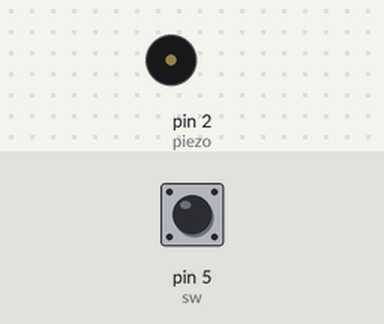
This sketch was run on a simulated Arduino Uno, built with avr-gcc and run on an emulated ATmega328P. Shown: buzzer (waves = sounding). The inputs (shaded band) are chosen by the test bench; at power-on: pin 5 (sw) HIGH.

Above: at 1.2 s.
1.3 s: pin 5 (sw) pulled LOW for 0.15 s
At 2.2 s:
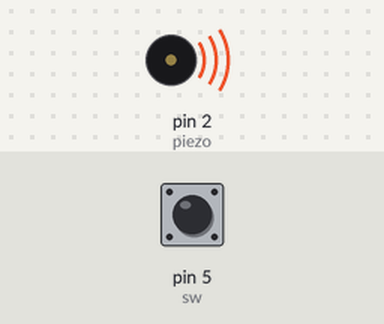
4.4 s: pin 5 (sw) pulled LOW for 1 s
8.4 s: pin 5 (sw) pulled LOW for 3.2 s
Timing chart, 0 to 14.8 s (numbered marks = the images above; inputs shaded):
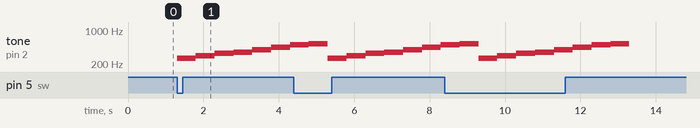

Measured:
- after the input at 1.3 s, tone on pin 2 (piezo): plays 261 Hz for 0.50 s, 294 Hz for 0.50 s, 330 Hz for 0.50 s, 349 Hz for 0.50 s, 392 Hz for 0.50 s, 440 Hz for 0.50 s … (7 notes in this stretch), starting at once

The sketch:

2_Piezo_buzzer.ino
```cpp
/*
   제목 : 2_Piezo_buzzer
   내용 : 스위치를 누를 때마다, 피에조 부저에서 '도레미파솔라시' 음계로 소리내기
*/


int piezo = 2; // 피에조 부저를 2번핀으로 선언
int sw = 5; // 스위치를 5번핀으로 선언

int numTones = 8; // 음계의 배열을 만들고 배열에 들어가는 인자의 갯수를 8개로 지정
int tones[] = {261, 294, 330, 349, 392, 440, 494, 523}; // 음계는 4옥타브를 기준으로 도, 레, 미, 파, 솔, 라, 시, 도를 출력

void setup()
{
  pinMode(piezo, OUTPUT);  // 피에조 부저핀을 OUTPUT으로 설정
  pinMode(sw, INPUT_PULLUP); // 스위치핀의 모드를 INPUT_PULLUP 상태(초기 로직레벨을 HIGH로 설정)로 설정
}

void loop()
{
  // 스위치가 연결된 핀의 로직레벨이 LOW라면(버튼이 눌렸다면)
  if (digitalRead(sw) == LOW)
  {
    for (int i = 0; i < numTones; i++)
    {
      //numTones(8)의 수만큼 반복 실행합니다.
      // tone함수를 통해 피에조부저에서 소리가 나며 tones[]배열에 있는 주파수에 해당하는 음계가 출력
      tone(piezo, tones[i]);

      delay(500); // 0.5초 동안 대기
    }

    noTone(piezo); // 피에조 부저가 연결된 핀으로부터 square-ware를 생성을 중단하도록 설정
  }
}
```
